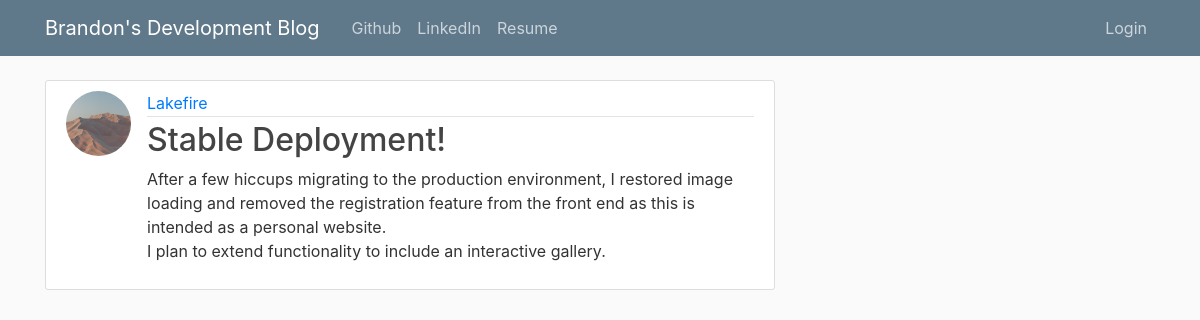
The app's page /post/14/ with its own data.
### blog/models.py (models this page shows, shortened)
class Post(models.Model):
    title = models.CharField(max_length=100)
    content = models.TextField()
    date_posted = models.DateTimeField(
        default=timezone.now
    )  # Uses current time from timezone
    author = models.ForeignKey(User, on_delete=models.CASCADE)

### users/models.py (models this page shows, shortened)
class Profile(models.Model):
    user = models.OneToOneField(User, on_delete=models.CASCADE)
    image = models.ImageField(default="default.jpg", upload_to="profile_pics")

### blog/views.py (the view)
# urls.py: path("post/<int:pk>/", PostDetailView.as_view(), name="post-detail"),
class PostDetailView(DetailView):
    model = Post

### blog/templates/blog/post_detail.html (shortened to what this page needs)
{% extends 'blog/base.html' %}
{% block content %}
    <article class="media content-section">
        <img class="rounded-circle article-img" src="{{ object.author.profile.image.url }}">
        <div class="media-body">
            <div class="article-metadata">
                <a class="mr-2" href="{% url 'user-posts' post.author.username %}">{{ object.author }}</a>
            </div>
            <h2 class="article-title">{{ object.title }}</h2>
            <p class="article-content">{{ object.content }}</p>
        </div>
    </article>
{% endblock content %}

### blog/static/blog/main.css (style rules this page uses)
body { background: #fafafa; color: #333333; margin-top: 5rem; }
h1, h2, h3, h4, h5, h6 { color: #444444; }
.content-section { background: #ffffff; padding: 10px 20px; border: 1px solid #dddddd; border-radius: 3px; margin-bottom: 20px; }
.article-title { color: #444444; }
.article-content { white-space: pre-line; }
.article-img { height: 65px; width: 65px; margin-right: 16px; }
.article-metadata { padding-bottom: 1px; margin-bottom: 4px; border-bottom: 1px solid #e3e3e3 }

### records on screen
Post: author.profile.image (picture), author "Lakefire", title "Stable Deployment!", content "After a few hiccups migrating to the production environment, I restored image loading and removed the registration feature from the front end as this is intended as a personal website. I plan to extend functionality to include an interactive gallery."
